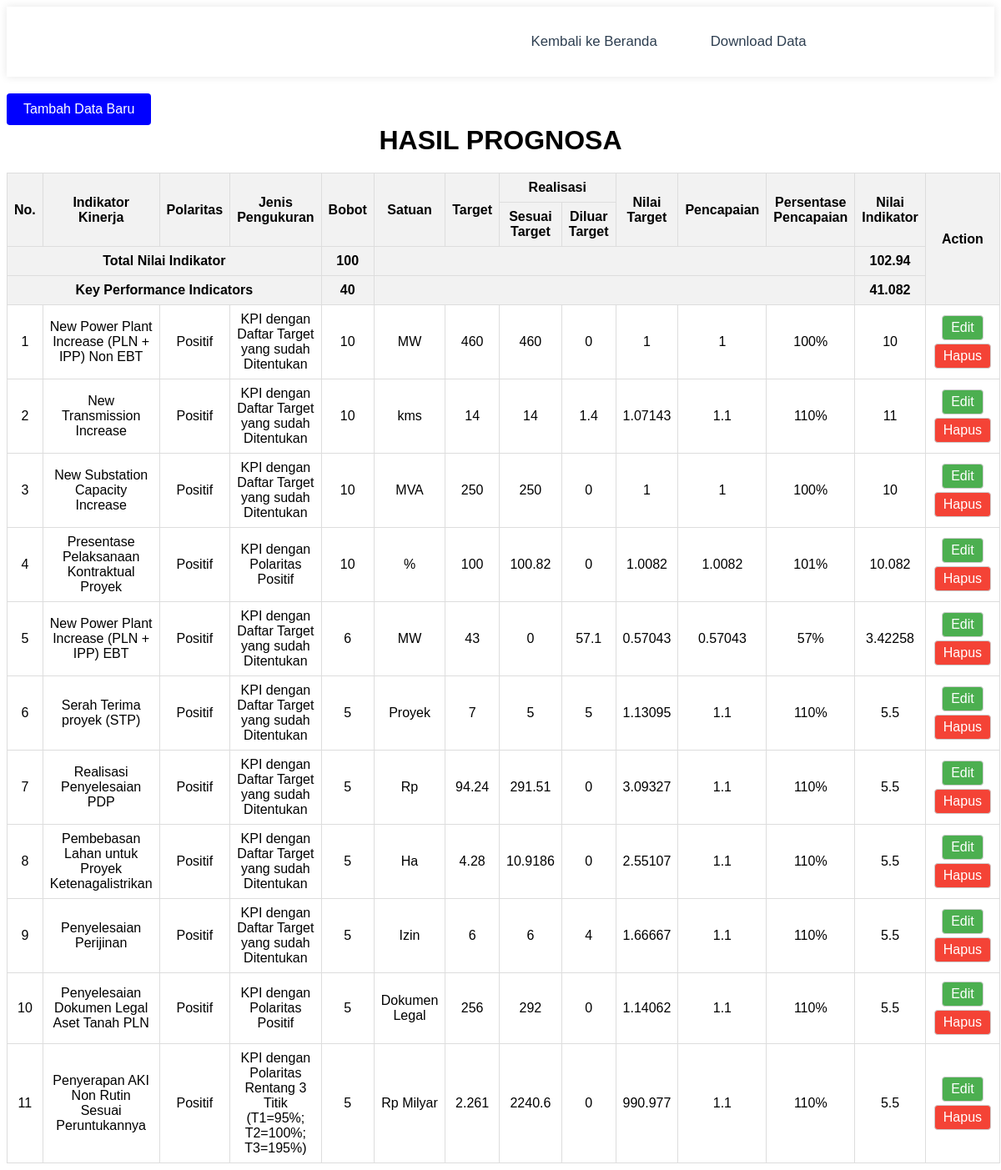
The page /recap.php on the database its author committed.
### tables this page shows
CREATE TABLE `prognosa` (
  `id` int(11) NOT NULL,
  `indikator` varchar(255) NOT NULL,
  `jenis_ukur` varchar(255) NOT NULL,
  `polaritas` varchar(255) NOT NULL,
  `bobot` int(11) NOT NULL,
  `satuan` varchar(255) NOT NULL,
  `target` float NOT NULL,
  `sesuai_target` float NOT NULL,
  `diluar_target` float NOT NULL,
  `nilai_target` float NOT NULL,
  `pencapaian` float NOT NULL,
  `pencapaian_persen` int(11) NOT NULL,
  `nilai_indikator` float NOT NULL
);

### recap.php (the view, shortened to what this page needs)
<?php
include "config.php";
$result = mysqli_query($conn, "SELECT * FROM prognosa",);
?>
<!DOCTYPE html>
<html lang="en">
<head>
</head>
<body>
    <header class="navbar-container">
        <nav class="nav-list">
            <ul>
                <li><a href="index.php">Kembali ke Beranda</a></li>
                <li><a href="index.php">Download Data</a></li>
            </ul>
        </nav>
    </header>
    <a href="create.php"><button>Tambah Data Baru</button></a>
    <h1>HASIL PROGNOSA</h1>
    <table border="1">
        <tr>
            <th rowspan="2">No.</th>
            <th rowspan="2">Indikator Kinerja</th>
            <th rowspan="2">Polaritas</th>
            <th rowspan="2">Jenis Pengukuran</th>
            <th rowspan="2">Bobot</th>
            <th rowspan="2">Satuan</th>
            <th rowspan="2">Target</th>
            <th colspan="2">Realisasi</th>
            <th rowspan="2">Nilai Target</th>
            <th rowspan="2">Pencapaian</th>
            <th rowspan="2">Persentase Pencapaian</th>
            <th rowspan="2">Nilai Indikator</th>
            <th rowspan="4">Action</th>
        </tr>
        <tr>
            <th>Sesuai Target</th>
            <th>Diluar Target</th>
        </tr>
        <tr>
            <th colspan="4">Total Nilai Indikator</th>
            <th>100</th>
            <th colspan="7"></th>
            <th>102.94</th>
        </tr>
        <tr>
            <th colspan="4">Key Performance Indicators</th>
            <th>40</th>
            <th colspan="7"></th>
            <th><?= 41.082 ?></th>
        </tr>
        <?php
        $no  = 1;
        foreach ($result as $data) {
            switch ($data['indikator']) {
                case 1:
                    $indikator = "New Power Plant Increase (PLN + IPP) Non EBT";
                    break;
                case 2:
                    $indikator = "New Transmission Increase";
                    break;
                case 3:
                    $indikator = "New Substation Capacity Increase";
                    break;
                case 4:
                    $indikator = "Presentase Pelaksanaan Kontraktual Proyek";
                    break;
                case 5:
                    $indikator = "New Power Plant Increase (PLN + IPP) EBT";
                    break;
                case 6:
                    $indikator = "Serah Terima proyek (STP)";
                    break;
                case 7:
                    $indikator = "Realisasi Penyelesaian PDP";
                    break;
                case 8:
                    $indikator = "Pembebasan Lahan untuk Proyek Ketenagalistrikan";
                    break;
                case 9:
                    $indikator = "Penyelesaian Perijinan";
                    break;
                case 10:
                    $indikator = "Penyelesaian Dokumen Legal Aset Tanah PLN";
                    break;
                case 11:
                    $indikator = "Penyerapan AKI Non Rutin Sesuai Peruntukannya";
                    break;
            }
            switch ($data['jenis_ukur']) {
                case 1:
                    $jenis_ukur = "KPI dengan Daftar Target yang sudah Ditentukan";
                    break;
                case 2:
                    $jenis_ukur = "KPI dengan Polaritas Positif";
                    break;
                case 3:
                    $jenis_ukur = "KPI dengan Polaritas Rentang 3 Titik (T1=95%; T2=100%; T3=195%)";
                    break;
            }
        ?>
            <tr>
                <td class="text-center"><?= $no++ ?></td>
                <td class="text-center"><?= $indikator ?></td>
                <td class="text-center"><?= $data['polaritas'] ?></td>
                <td class="text-center"><?= $jenis_ukur ?></td>
                <td class="text-center"><?= $data['bobot'] ?></td>
                <td class="text-center"><?= $data['satuan'] ?></td>
                <td class="text-center"><?= $data['target'] ?></td>
                <td class="text-center"><?= $data['sesuai_target'] ?></td>
                <td class="text-center"><?= $data['diluar_target'] ?></td>
                <td class="text-center"><?= $data['nilai_target'] ?></td>
                <td class="text-center"><?= $data['pencapaian'] ?></td>
                <td class="text-center"><?= number_format($data['pencapaian_persen']) ?>%</td>
                <td class="text-center"><?= $data['nilai_indikator'] ?></td>
                <td>
                    <a href="#" class="edit-btn" onclick="confirmEdit(<?= $data['id'] ?>)">Edit</a>
                    <a href="#" class="delete-btn" onclick="confirmDelete(<?= $data['id'] ?>)">Hapus</a>
                </td>
            </tr>
        <?php } ?>
    </table>
</body>
</html>

### recap.php (style rules this page uses)
body { font-family: Arial, sans-serif; }
header.navbar-container { max-width: 1200px; width: 100%; margin-inline: auto; display: flex; justify-content: space-around; align-items: center; padding-block: 1rem; z-index: 999; background-color: #fff; box-shadow: 0 0 10px rgba(0, 0, 0, 0.1); }
header.navbar-container .nav-list ul { padding-left: 0; display: flex; justify-content: center; gap: 2rem 1rem; }
header.navbar-container .nav-list li { list-style-type: none; }
header.navbar-container .nav-list li a { text-decoration: none; font-size: 1.05rem; font-weight: 500; color: #2D3E50; padding: .5rem 1.5rem; border-radius: 999px; transition: all .2s ease-in-out; }
h1 { margin: 0; text-align: center; }
button { background-color: blue; color: white; padding: 10px 20px; border: none; border-radius: 4px; cursor: pointer; font-size: 16px; margin-top: 20px; }
table { width: 100%; border-collapse: collapse; margin-top: 20px; }
th, td { border: 1px solid #ddd; padding: 8px; text-align: center; }
th { background-color: #f2f2f2; }
.edit-btn, .delete-btn { padding: 5px 10px; text-decoration: none; margin: 2px; border: 1px solid #ccc; border-radius: 4px; display: inline-block; }
.edit-btn { background-color: #4CAF50; color: white; }
.delete-btn { background-color: #f44336; color: white; }

### rows shown on the page
prognosa: indikator "New Power Plant Increase (PLN + IPP) Non EBT", polaritas "Positif", jenis_ukur "KPI dengan Daftar Target yang sudah Ditentukan", bobot "10", satuan "MW", target "460", sesuai_target "460", diluar_target "0", nilai_target "1", pencapaian "1", pencapaian_persen "100", nilai_indikator "10"
prognosa: indikator "New Transmission Increase", polaritas "Positif", jenis_ukur "KPI dengan Daftar Target yang sudah Ditentukan", bobot "10", satuan "kms", target "14", sesuai_target "14", diluar_target "1.4", nilai_target "1.07143", pencapaian "1.1", pencapaian_persen "110", nilai_indikator "11"
prognosa: indikator "New Substation Capacity Increase", polaritas "Positif", jenis_ukur "KPI dengan Daftar Target yang sudah Ditentukan", bobot "10", satuan "MVA", target "250", sesuai_target "250", diluar_target "0", nilai_target "1", pencapaian "1", pencapaian_persen "100", nilai_indikator "10"
prognosa: indikator "Presentase Pelaksanaan Kontraktual Proyek", polaritas "Positif", jenis_ukur "KPI dengan Polaritas Positif", bobot "10", satuan "%", target "100", sesuai_target "100.82", diluar_target "0", nilai_target "1.0082", pencapaian "1.0082", pencapaian_persen "101", nilai_indikator "10.082"
prognosa: indikator "New Power Plant Increase (PLN + IPP) EBT", polaritas "Positif", jenis_ukur "KPI dengan Daftar Target yang sudah Ditentukan", bobot "6", satuan "MW", target "43", sesuai_target "0", diluar_target "57.1", nilai_target "0.57043", pencapaian "0.57043", pencapaian_persen "57", nilai_indikator "3.42258"
prognosa: indikator "Serah Terima proyek (STP)", polaritas "Positif", jenis_ukur "KPI dengan Daftar Target yang sudah Ditentukan", bobot "5", satuan "Proyek", target "7", sesuai_target "5", diluar_target "5", nilai_target "1.13095", pencapaian "1.1", pencapaian_persen "110", nilai_indikator "5.5"
prognosa: indikator "Realisasi Penyelesaian PDP", polaritas "Positif", bobot "5", satuan "Rp", target "94.24", sesuai_target "291.51", diluar_target "0", nilai_target "3.09327", pencapaian "1.1", pencapaian_persen "110", nilai_indikator "5.5"
prognosa: indikator "Pembebasan Lahan untuk Proyek Ketenagalistrikan", polaritas "Positif", jenis_ukur "KPI dengan Daftar Target yang sudah Ditentukan", bobot "5", satuan "Ha", target "4.28", sesuai_target "10.9186", diluar_target "0", nilai_target "2.55107", pencapaian "1.1", pencapaian_persen "110", nilai_indikator "5.5"
prognosa: indikator "Penyelesaian Perijinan", polaritas "Positif", jenis_ukur "KPI dengan Daftar Target yang sudah Ditentukan", bobot "5", satuan "Izin", target "6", sesuai_target "6", diluar_target "4", nilai_target "1.66667", pencapaian "1.1", pencapaian_persen "110", nilai_indikator "5.5"
prognosa: indikator "Penyelesaian Dokumen Legal Aset Tanah PLN", polaritas "Positif", jenis_ukur "KPI dengan Polaritas Positif", bobot "5", satuan "Dokumen Legal", target "256", sesuai_target "292", diluar_target "0", nilai_target "1.14062", pencapaian "1.1", pencapaian_persen "110", nilai_indikator "5.5"
prognosa: indikator "Penyerapan AKI Non Rutin Sesuai Peruntukannya", polaritas "Positif", jenis_ukur "KPI dengan Polaritas Rentang 3 Titik (T1=95%; T2=100%; T3=195%)", bobot "5", satuan "Rp Milyar", target "2.261", sesuai_target "2240.6", diluar_target "0", nilai_target "990.977", pencapaian "1.1", pencapaian_persen "110", nilai_indikator "5.5"

### other values the page prints
41.082 "41.082"
